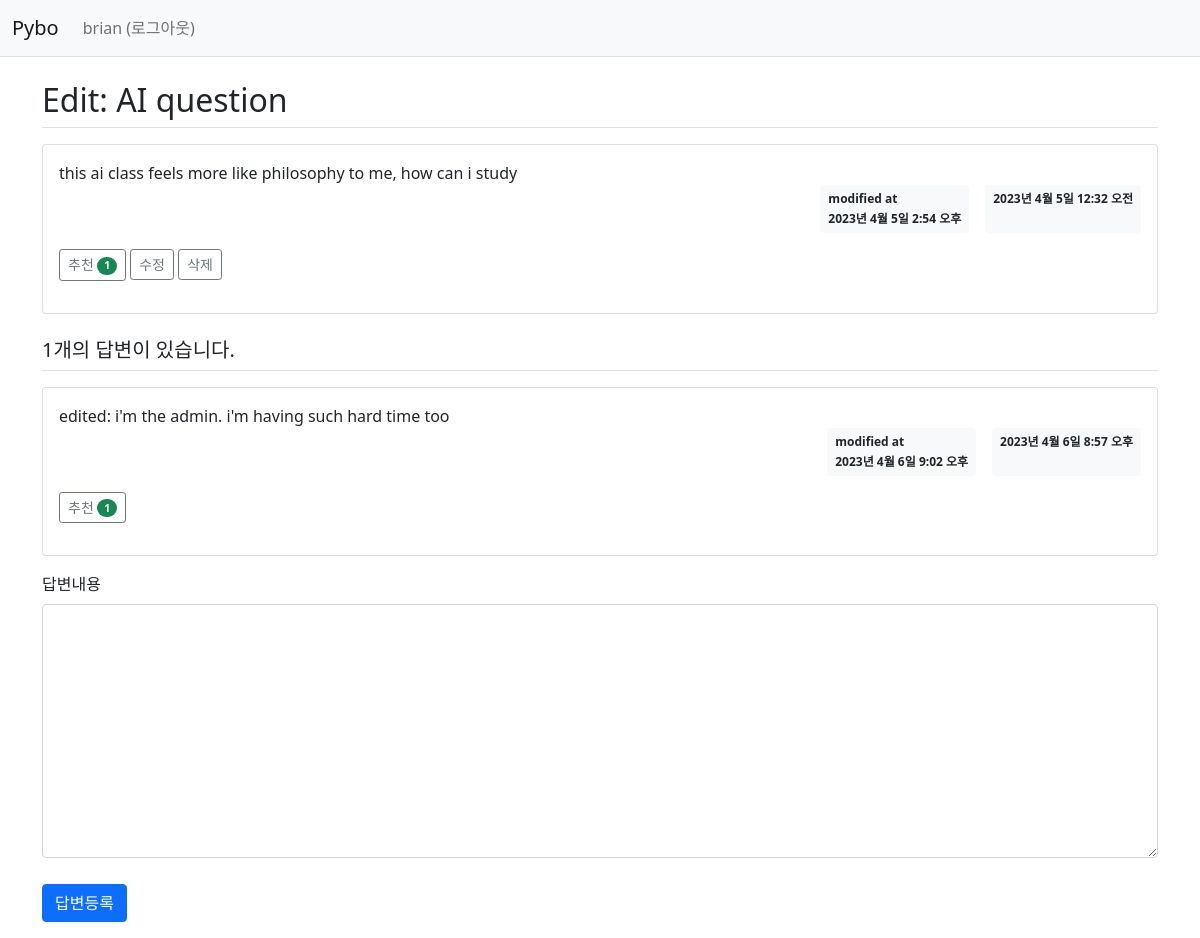
The page /pybo/305/ (signed in) on the database its author committed.
### pybo/models.py (models this page shows, shortened)
class Question(models.Model):
    author = models.ForeignKey(User, on_delete=models.CASCADE, related_name='author_question')  # question author
    subject = models.CharField(max_length=200)
    content = models.TextField()
    create_date = models.DateTimeField()
    modify_date = models.DateTimeField(null=True, blank=True)   # modified date
    voter = models.ManyToManyField(User, related_name='voter_question')    # 질문 추천인 추가. ManyToManyField = DB N:N relation

class Answer(models.Model):
    author = models.ForeignKey(User, on_delete=models.CASCADE, related_name='author_answer')  # answer author
    question = models.ForeignKey(Question, on_delete=models.CASCADE)
    content = models.TextField()
    create_date = models.DateTimeField()
    modify_date = models.DateTimeField(null=True, blank=True)   # modified date
    voter = models.ManyToManyField(User, related_name='voter_answer')

### pybo/views/base_views.py (the view)
# urls.py: path('<int:question_id>/', base_views.detail, name='detail'),    # localhost:8000/pybo/2 페이지 요청시 question_id = 2 가 저장되고 views.detail 호출
def detail(request, question_id):
    question = get_object_or_404(Question, pk=question_id)  # Question모델의 pk에 해당하는 값이 존재하지 않으면 404
    context = {'question': question}
    return render(request, 'pybo/question_detail.html', context)

### templates/pybo/question_detail.html (shortened to what this page needs)
{% extends 'base.html'%}
{% block content %}
<div class="container my-3">
    <h2 class="border-bottom py-2">{{ question.subject }}</h2>
    <div class="card my-3">
        <div class="card-body">
            <div class="card-text" style="white-space: pre-line;">{{ question.content }}</div>
            <div class="d-flex justify-content-end">
                {% if question.modify_date %}
                    <div class="badge bg-light text-dark p-2 text-start mx-3">
                        <div class="mb-2">modified at</div>
                        <div>{{ question.modify_date }}</div>
                    </div>
                {% endif %}
                <div class="badge bg-light text-dark p-2">
                    {{ question.create_date }}
                </div>
            </div>
            <div class="my-3">
                <a href="javascript:void(0)" data-uri="{% url 'pybo:question_vote' question.id  %}"
               class="recommend btn btn-sm btn-outline-secondary"> 추천
                    <span class="badge rounded-pill bg-success">{{question.voter.count}}</span>
                </a>
            {% if request.user == question.author %}
                <a href="{% url 'pybo:question_modify' question.id  %}"
               class="btn btn-sm btn-outline-secondary">수정</a>
                <a href="javascript:void(0)" class="delete btn btn-sm btn-outline-secondary"
                   data-uri="{% url 'pybo:question_delete' question.id  %}">삭제</a>
            {% endif %}
            </div>
        </div>
    </div>
    <h5 class="border-bottom my-3 py-2">{{question.answer_set.count}}개의 답변이 있습니다.</h5>
    {% for answer in question.answer_set.all %}
    <div class="card my-3">
        <div class="card-body">
            <div class="card-text" style="white-space: pre-line;">{{ answer.content }}</div>
            <div class="d-flex justify-content-end">
                {% if answer.modify_date %}
                    <div class="badge bg-light text-dark p-2 text-start mx-3">
                        <div class="mb-2">modified at</div>
                        <div>{{ answer.modify_date }}</div>
                    </div>
                {% endif %}
                <div class="badge bg-light text-dark p-2">
                    {{ answer.create_date }}
                </div>
            </div>
            <div class="my-3">
                <a href="javascript:void(0)" data-uri="{% url 'pybo:answer_vote' answer.id  %}"
               class="recommend btn btn-sm btn-outline-secondary"> 추천
                    <span class="badge rounded-pill bg-success">{{answer.voter.count}}</span>
                </a>
            </div>
        </div>
    </div>
    {% endfor %}
    <form action="{% url 'pybo:answer_create' question.id %}" method="post" class="my-3">
        <div class="mb-3">
            <label for="content" class="form-label">답변내용</label>
            <textarea {% if not user.is_authenticated %}disabled{% endif %}
              name="content" id="content" class="form-control" rows="10"></textarea>
        </div>
        <input type="submit" value="답변등록" class="btn btn-primary">
    </form>
</div>
{% endblock %}

### templates/navbar.html (shortened to what this page needs)
<nav class="navbar navbar-expand-lg navbar-light bg-light border-bottom">
    <div class="container-fluid">
        <a class="navbar-brand" href="{% url 'pybo:index' %}">Pybo</a>
        <div class="collapse navbar-collapse" id="navbarSupportedContent">
            <ul class="navbar-nav me-auto mb-2 mb-lg-0">
                <li class="nav-item">
                    {% if user.is_authenticated %}
                        <a class="nav-link" href="{% url 'common:logout' %}">{{ user.username }} (로그아웃)</a>
                    {% else %}
                        <a class="nav-link" href="{% url 'common:login' %}">로그인</a>
                    {% endif %}
                </li>
            </ul>
        </div>
    </div>
</nav>

### static/style.css (style rules this page uses)
textarea { width: 100%; }
input[type=submit] { margin-top: 10px; }

### rows shown on the page
Question: subject "Edit: AI question", content "this ai class feels more like philosophy to me, how can i study", modify_date "2023년 4월 5일 2:54 오후", create_date "2023년 4월 5일 12:32 오전", voter.count "1", answer_set.count "1"
Answer: content "edited: i'm the admin. i'm having such hard time too", modify_date "2023년 4월 6일 9:02 오후", create_date "2023년 4월 6일 8:57 오후", voter.count "1"

### other values the page prints
{{ user.username }} "brian"
